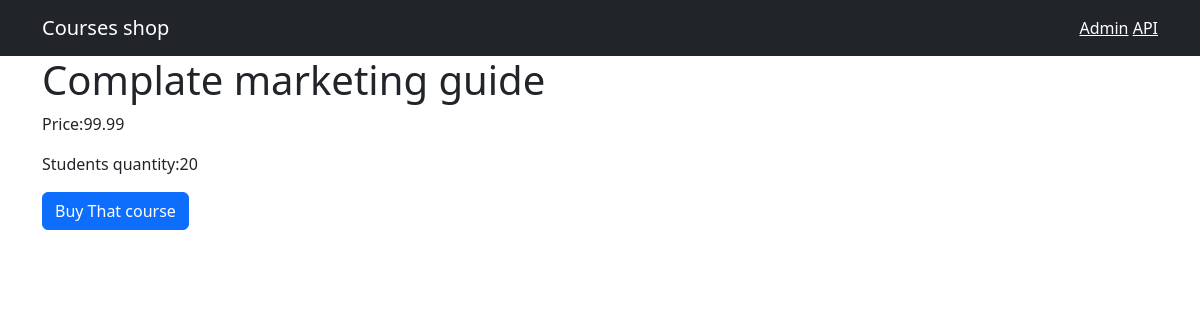
/4, run on the app's committed database.
### shop/models.py (models this page shows, shortened)
class Course(models.Model):
    title = models.CharField(max_length=255)
    price = models.FloatField(null=True)
    students_qty = models.IntegerField()
    reviews_qty = models.IntegerField()
    category = models.ForeignKey(Category, on_delete=models.CASCADE, null=True)#
    created_at = models.DateTimeField(default=timezone.now)

### shop/views.py (the view)
# urls.py: path('<int:course_id>', views.single_course, name='single_course'),
def single_course(request, course_id):
    course = get_object_or_404(Course,pk=course_id)
    return render(request, 'shop/single_course.html', {'course': course})

### templates/shop/single_course.html (shortened to what this page needs)
{% extends 'base.html' %}
{% block content %}
<div>
<h1>{{course.title}}</h1>
<p>Price:{{course.price}}</p>
<p>Students quantity:{{course.students_qty}}</p>
<button class="btn btn-primary">Buy That course</button>
</div>
{% endblock %}}

### data on the page
Course: title "Complate marketing guide", price "99.99", students_qty "20"
